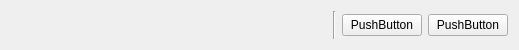
<?xml version="1.0" encoding="UTF-8"?>
<ui version="4.0">
 <class>ContextMenuBar</class>
 <widget class="QFrame" name="ContextMenuBar">
  <property name="geometry">
   <rect>
    <x>0</x>
    <y>0</y>
    <width>519</width>
    <height>50</height>
   </rect>
  </property>
  <property name="windowTitle">
   <string>Form</string>
  </property>
  <layout class="QHBoxLayout" name="horizontalLayout">
   <item>
    <spacer name="horizontalSpacer">
     <property name="orientation">
      <enum>Qt::Horizontal</enum>
     </property>
     <property name="sizeHint" stdset="0">
      <size>
       <width>80</width>
       <height>20</height>
      </size>
     </property>
    </spacer>
   </item>
   <item>
    <layout class="QHBoxLayout" name="fileLayout">
     <property name="spacing">
      <number>0</number>
     </property>
     <item>
      <widget class="QPushButton" name="attachmentBtn">
       <property name="toolTip">
        <string>Joindre un Fichier</string>
       </property>
       <property name="text">
        <string/>
       </property>
       <property name="icon">
        <iconset resource="../wposgui.qrc">
         <normaloff>:/icons/icons/attach.svg</normaloff>:/icons/icons/attach.svg</iconset>
       </property>
       <property name="iconSize">
        <size>
         <width>24</width>
         <height>24</height>
        </size>
       </property>
       <property name="flat">
        <bool>true</bool>
       </property>
      </widget>
     </item>
     <item>
      <widget class="QPushButton" name="exportBtn">
       <property name="toolTip">
        <string>Import er le Contenu d'un document  Execl</string>
       </property>
       <property name="text">
        <string/>
       </property>
       <property name="icon">
        <iconset resource="../wposgui.qrc">
         <normaloff>:/icons/icons/xlsx.png</normaloff>:/icons/icons/xlsx.png</iconset>
       </property>
       <property name="iconSize">
        <size>
         <width>24</width>
         <height>24</height>
        </size>
       </property>
       <property name="flat">
        <bool>true</bool>
       </property>
      </widget>
     </item>
     <item>
      <widget class="QPushButton" name="importBtn">
       <property name="toolTip">
        <string>Exporter en PDF</string>
       </property>
       <property name="text">
        <string/>
       </property>
       <property name="icon">
        <iconset resource="../wposgui.qrc">
         <normaloff>:/icons/icons/pdf-export.png</normaloff>:/icons/icons/pdf-export.png</iconset>
       </property>
       <property name="iconSize">
        <size>
         <width>24</width>
         <height>24</height>
        </size>
       </property>
       <property name="flat">
        <bool>true</bool>
       </property>
      </widget>
     </item>
    </layout>
   </item>
   <item>
    <widget class="Line" name="leftLine">
     <property name="orientation">
      <enum>Qt::Vertical</enum>
     </property>
    </widget>
   </item>
   <item>
    <layout class="QHBoxLayout" name="buttonLayout">
     <item>
      <widget class="QPushButton" name="pushButton1">
       <property name="text">
        <string>PushButton</string>
       </property>
      </widget>
     </item>
     <item>
      <widget class="QPushButton" name="pushButton2">
       <property name="text">
        <string>PushButton</string>
       </property>
      </widget>
     </item>
    </layout>
   </item>
  </layout>
 </widget>
 <resources>
  <include location="../wposgui.qrc"/>
 </resources>
 <connections/>
</ui>
